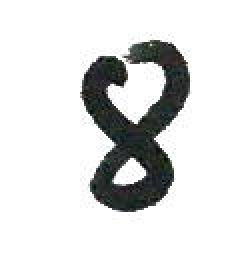
#> input picture 5. Base Model/dataset/8_1.jpg, 119 x 133 px, found by its file name (shown 2 times larger)
$ jupyter execute --allow-errors 'Code Experiments.ipynb'   (shell and % lines are left out)
#> lines starting #> are read from the running program, lines starting #| are printed output that depends on the picture
### 4. Dataset/dataPrep.py
#!/usr/bin/env python3
# -*- coding: utf-8 -*-
"""
Created on Thu Mar 26 15:04:49 2020

@author: befrenz
"""
# Python Standard Libraries for importing data from binary file
import os.path #for accessing the file path
import struct  #for unpacking the binary data

#core packages
import numpy as np
import matplotlib.pyplot as plt

#-----------------------------------------------------------------------------------------------------------------
#data retriving
def retrive_data(dataset="training-set"):
    """
        Retrive MNIST dataset from  the binary file into numpy arrays

        Dataset Obtained From:
            - link -- http://yann.lecun.com/exdb/mnist/

        Dataset retrival code adapted from(but modified to our need making data retrival 6-8 times faster):
            - link -- https://www.cs.virginia.edu/~connelly/class/2015/large_scale/proj2/mnist_python

        Argument:
            - **dataset** -- type of dataset to be loaded. may be either 'training' or 'test'
        Returns:
            - **images** -- 3D array consisting of no. of examples, rows, columns of images
            - **labels** -- array  containing labels for each images
    """
    path = "dataset/"
    size = 60000

    #setting file path based on the dataset
    if dataset == "training-set":
        img_file_path = os.path.join(path, 'train-images-idx3-ubyte')
        lbl_file_path = os.path.join(path, 'train-labels-idx1-ubyte')
    elif dataset == "test-set":
        img_file_path = os.path.join(path, 't10k-images-idx3-ubyte')
        lbl_file_path = os.path.join(path, 't10k-labels-idx1-ubyte')
    else:
        raise ValueError("Dataset must be 'training-set' or 'test-set'")

    #retriving the data
    with open(lbl_file_path, 'rb') as flbl:
        _, size = struct.unpack(">II", flbl.read(8))
        labels = np.frombuffer(flbl.read(), dtype=np.int8).reshape(size,1)

    with open(img_file_path, 'rb') as fimg:
        _, _, rows, cols = struct.unpack(">IIII", fimg.read(16))
        images = np.frombuffer(fimg.read(),dtype=np.uint8).reshape(size, rows, cols)

    assert(images.shape == (size, rows, cols))
    assert(labels.shape == (size,1))

    return images, labels


#-----------------------------------------------------------------------------------------------------------------
#splitting the test set into dev and test set
# [66 lines left out: functions dev_test_split, sample_origDataset, not called in this run]
#-----------------------------------------------------------------------------------------------------------------

#loading the entire dataset
def load_dataset():
    """
        Retrive the dataset from file into training, dev and test sets.

        Returns:
            - **train_x_orig** --  training set images consisting of no. of examples, rows, columns of images, size(60000,28,28)
            - **train_y_orig** --  training set output consisting of image labels, size(60000,1)
            - **dev_x_orig**  -- dev set images of size (5000,28,28)
            - **dev_y_orig**  -- dev set labels of size (5000,1)
            - **test_x_orig** -- test set images of size (5000,28,28)
            - **test_y_orig** -- test set labels of size (5000,1)

    """
    #retriving data
    train_x_orig, train_y_orig = retrive_data(dataset="training-set")
    test_x_temp, test_y_temp = retrive_data(dataset="test-set")

    #Spliting the test set into dev and test set
    dev_x_orig,dev_y_orig,test_x_orig,test_y_orig = dev_test_split(test_x_temp, test_y_temp)

    return train_x_orig, train_y_orig, dev_x_orig,dev_y_orig,test_x_orig,test_y_orig

#-----------------------------------------------------------------------------------------------------------------

#loading sample dataset
# [157 lines left out: functions load_sample_dataset, visual_charts, visualize_dataset, flatten_input, normalize_input, not called in this run]

#-----------------------------------------------------------------------------------------------------------------
# incode the output labels into one-hot representation
def one_hot_encoding(y_orig,num_classes = 10):
    """
        Transform the output labels into the one-hot encoding representation

        Arguments:
            - **y_orig** -- raw labels loaded directly from the binary file
            - **num_classes** -- number of the classes based on which the transformation is to be made
        Returns:
            - **y_encoded** -- encoded ndarray of the labels with data elements of int type
    """
    #encoding the labels
    y_encoded = np.eye(num_classes)[y_orig.reshape(-1)].T


    assert(y_encoded.shape == (num_classes, y_orig.shape[1]))
    return y_encoded

#-----------------------------------------------------------------------------------------------------------------
#preparation of the entire dataset before training
# [31 lines left out: function prep_dataset, not called in this run]

#-----------------------------------------------------------------------------------------------------------------

### Code Experiments.ipynb
# Base Model

## Importing Necessary Dependencies

[cell 1]
# Python Standard Libraries for importing data from binary file
import os.path #for accessing the file path
import struct  #for unpacking the binary data

import time    #for calculating time

#core packages
import numpy as np
import matplotlib.pyplot as plt

#custom module
from dataPrep import load_dataset
from dataPrep import visualize_dataset
from dataPrep import prep_dataset


np.random.seed(1)

## Dataset Preparation

#> (a cell that did not finish here is left out)

#> (a cell that did not finish here is left out)

## Utility Functions

[cell 4]
def relu(Z):
    A = np.maximum(0.0,Z)

    cache = Z
    assert(A.shape == Z.shape)
    return A, cache

[cell 5]
Z = np.array([1,2,3,4])
A,cache = relu(Z)
print(A)

[cell 6]
# [9 lines left out: function relu_grad, not called in this run]

[cell 7]
def softmax(Z):
    shift = Z - np.max(Z) #Avoiding underflow or overflow errors due to floating point instability in softmax
    t = np.exp(shift)
#     t = np.exp(Z)
    A = np.divide(t,np.sum(t,axis = 0))

    cache = Z
    assert(A.shape == Z.shape)
    return A, cache

[cell 8]
# Z = np.array([5,2,-1,3]).reshape(4,1)
Z= np.array([1.0, 2.0, 3.0, 4.0, 1.0, 2.0, 3.0]).reshape(7,1)
print(Z.shape)
A,cache = softmax(Z)
print(A)

[cell 9]
def softmax_grad(dA,cache):
    Z = cache
    s = dA.reshape(-1,1)
#     dZ = np.diagflat(s) - np.dot(s,s.T)
    dZ = np.multiply(dA,(1-dA))
#     assert(dZ.shape == Z.shape)
    return dZ

[cell 10]
Z = np.array([[5],[2],[-1],[3]]).reshape(4,1)
Y = np.array([1,0,0,0]).reshape(4,1)
A,cache = softmax(Z)
print(A)
dA = A - Y
print(dA)
dZ = softmax_grad(dA,cache)
print(dZ)

## Deep Learning Model

### 1. Creating NN Architecture

[cell 11]
def init_layers():
    layers_dim = [784,32,16,10]
    return layers_dim

[cell 12]
layers_dim = init_layers()
print("Layer\t\tNodes")
print("======================")
for layer,node in enumerate(layers_dim):
    print(str(layer) + "\t\t" + str(node))

print("======================")

print("No. of Hidden Layers: " + str(len(layers_dim)-2))
print("Total No. of Layers: " + str(len(layers_dim)-1))

[cell 13]
def init_params(layers_dim):

    L = len(layers_dim)
    params = {}

    for l in range(1,L):
        params['W' + str(l)] = np.random.randn(layers_dim[l],layers_dim[l-1]) *0.01
        params['b' + str(l)] = np.zeros((layers_dim[l],1))

        assert(params['W' + str(l)].shape == (layers_dim[l],layers_dim[l-1]))
        assert(params['b' + str(l)].shape == (layers_dim[l],1))
    return params

[cell 14]
parameters = init_params(layers_dim)
print("Layer\tWeight\t\tBias")
print("================================")
for l in range(1,len(layers_dim)):
    print(str(l) +"\t" + str(parameters['W'+str(l)].shape) +"\t"+ str(parameters['b'+str(l)].shape))
    print()
print("Total Connections: "+ str(784*16*16*10))

[cell 15]
def init_hyperParams(alpha = 0.01,ite = 5000):
    hyperParams = {}
    hyperParams['learning_rate'] = alpha
    hyperParams['num_iterations'] = ite


    return hyperParams

[cell 16]
hyperParams = init_hyperParams(alpha = 0.01,ite = 1000)
print("Learning Rate:\t"+ str(hyperParams['learning_rate']))
print("Epoch:\t"+ str(hyperParams['num_iterations']))

### 2. Forward Propogation

[cell 17]
def forward_sum(A,W,b):

    Z = np.dot(W,A) + b

    cache = (A,W,b)
    assert(Z.shape == (W.shape[0],Z.shape[1]))

    return Z, cache

[cell 18]
def forward_activation(A,W,b,activation):

    if activation == 'relu':
        Z, sum_cache = forward_sum(A,W,b)
        A, activation_cache = relu(Z)

    if activation == 'softmax':
        Z, sum_cache = forward_sum(A,W,b)
        A, activation_cache = softmax(Z)

    cache = (sum_cache,activation_cache)
    assert(A.shape == Z.shape)

    return A, cache

[cell 19]
np.random.seed(2)
X = np.random.randn(3,2)
W = np.random.randn(1,3)
b = np.random.randn(1,1)
A, linear_activation_cache = forward_activation(X, W, b, activation = "softmax")
print("With softmax: A = " + str(A))

A, linear_activation_cache = forward_activation(X, W, b, activation = "relu")
print("With ReLU: A = " + str(A))

[cell 20]
def forward_prop(X,parameters):
    caches = []
    A = X
    L = len(parameters) // 2
    for l in range(1, L):
        A_prev = A
        A, cache = forward_activation(A_prev,parameters['W' + str(l)],parameters['b' + str(l)],activation='relu')
        caches.append(cache)

    AL, cache = forward_activation(A,parameters['W' + str(L)],parameters['b' + str(L)],activation='softmax')
    caches.append(cache)

    assert(AL.shape == (10,X.shape[1]))

    return AL,caches

#> (a cell that did not finish here is left out)

### 3. Cost Function

[cell 22]
def compute_cost(AL,Y):
    m = Y.shape[1]

#     cost = (1./m) * np.sum(-np.dot(Y,np.log(AL).T))
    cost = -(1./m) * np.sum(np.sum(np.multiply(Y,np.log(AL)), axis = 0,keepdims=True))


    cost = np.squeeze(cost)      # Making sure your cost's shape is not returned as ndarray
    assert(cost.shape == ())

    return cost

#> (a cell that did not finish here is left out)

[cell 24]
Y = np.array([[0,1,0,0],[1,0,0,0]]).reshape(4,2)
AL = np.array([[0.1,0.7,0.1,0.1],[0.6,0.2,0.1,0.1]]).reshape(4,2)
cost = compute_cost(AL,Y)
print(cost)

### 4. Backward Propagation

[cell 25]
# [15 lines left out: function backward_grad, not called in this run]

[cell 26]
# [12 lines left out: function backward_activation, not called in this run]

[cell 27]
# [19 lines left out: function backward_prop, not called in this run]

### 5. Update Parameters

[cell 28]
# [6 lines left out: function update_parameters, not called in this run]

### 6.  Prediction

[cell 29]
def predict(X,y,parameters):
    m = y.shape[1]
    n = len(parameters) // 2 # number of layers in the neural network
    p = np.zeros((1,m))

    probas, caches = forward_prop(X, parameters)

    assert(probas.shape == y.shape)

    predicted_labels = np.argmax(probas,axis=0).reshape(1,probas.shape[1])
    predicted_prob = np.max(probas,axis = 0).reshape(1,m)

    Y = np.argmax(y,axis=0).reshape(1,y.shape[1])


    #print results
    true_prediction = np.equal(predicted_labels,Y)
#     print(true_prediction.shape)

    num_correct_labels = np.sum(true_prediction)
    num_incorrect_labels = m - num_correct_labels
    accuracy = num_correct_labels/m
# [4 lines of commented-out code are left out]

    return predicted_labels, predicted_prob, accuracy

[cell 30]
# [20 lines left out: function visualize_results, not called in this run]

### 7. Train Model

[cell 31]
# [38 lines left out: function train, not called in this run]

### Running Model

[cell 32]
hyperParams = init_hyperParams(alpha = 0.1,ite = 3000)
layers_dim = init_layers()
#> (the rest of this cell did not finish here and is left out)

#> (a cell that did not finish here is left out)

#> (a cell that did not finish here is left out)

#> (a cell that did not finish here is left out)

[cell 36]
# [21 lines left out: function visualize_prediction, not called in this run]

#> (a cell that did not finish here is left out)

### Predicting Real Time images

[cell 38]
from PIL import Image
from dataPrep import one_hot_encoding

[cell 39]
image_name = "8_1.jpg"
label = np.array([8]).reshape(1,1)

fname = "dataset/" + image_name

# image_data = np.asarray(plt.imread(fname))
image_data = 255- np.asarray(Image.open(fname).convert('L').resize((28,28)))
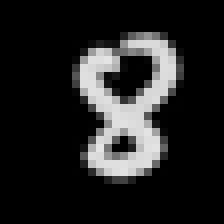
#> image_data: shape (28, 28) (shown 8 times larger); min 0, max 229, mean 34.3
# print(image_data)
image_flattened = image_data.reshape(image_data.shape[0]*image_data.shape[1],-1)
#> image_flattened = 784 values, max 229 at index 516, min 0 at index 0, mean 34.26
# print(image_flattened.shape)
image_norm =(image_flattened/255.)
#> image_norm = 784 values, max 0.898 at index 516, min 0 at index 0, mean 0.134

label_encoded = one_hot_encoding(label)
# print(label_encoded)

pridected_label,pred_prob,acc = predict(image_norm, label_encoded, parameters)
#> in forward_prop, `A = X`: A has the same summary as image_norm outside forward_prop
#> after the loop in forward_prop, `for l in range(1, L):`: caches = 2 items
#> in forward_prop, `AL, cache = forward_activation(A,parameters['W' + str(L)],parameters['..`: AL = [0.1, 0.1, 0.1, 0.1, 0.1, 0.1, 0.1, 0.1, 0.1, 0.1]
#> in predict, `probas, caches = forward_prop(X, parameters)`: caches = 3 items
#> in predict, `predicted_labels = np.argmax(probas,axis=0).reshape(1,probas.shape[1])`: predicted_labels = [3]
#> in predict, `predicted_prob = np.max(probas,axis = 0).reshape(1,m)`: predicted_prob = [0.1]
#> in predict, `true_prediction = np.equal(predicted_labels,Y)`: true_prediction = [False]
#> in predict, `num_correct_labels = np.sum(true_prediction)`: num_correct_labels = 0
#> in predict, `num_incorrect_labels = m - num_correct_labels`: num_incorrect_labels = 1
#> in predict, `accuracy = num_correct_labels/m`: accuracy = 0
#> pridected_label = [3]; pred_prob = [0.1]; acc = 0

plt.title("True Label: "+ str(label.squeeze()))
plt.xlabel("Predicted: %d | With Prob: %.4f | Acc: %.1f"%(pridected_label.squeeze(), pred_prob.squeeze(),acc))
plt.imshow(image_data, interpolation ='nearest',cmap='Greys')


$ run again, with 5. Base Model/dataset/0_1.jpg copied over 5. Base Model/dataset/8_1.jpg
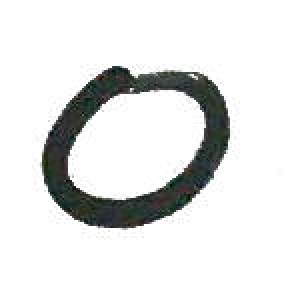
#> input picture 5. Base Model/dataset/0_1.jpg, 144 x 141 px, found by its file name (shown 2 times larger)
#> `image_data = 255- np.asarray(Image.open(fname).convert('L').resize((28..`:
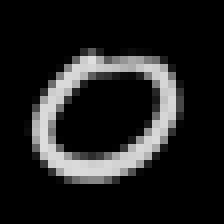
#> image_data: shape (28, 28) (shown 8 times larger); min 0, max 222, mean 31.3
#> image_flattened = 784 values, max 222 at index 207, min 0 at index 0, mean 31.27
#> image_norm = 784 values, max 0.871 at index 207, min 0 at index 0, mean 0.123
#> in forward_prop, `A = X`: A has the same summary as image_norm outside forward_prop
#> after the loop in forward_prop, `for l in range(1, L):`: caches = 2 items
#> AL = [0.1, 0.1, 0.1, 0.1, 0.1, 0.1, 0.1, 0.1, 0.1, 0.1]
#> in predict, `probas, caches = forward_prop(X, parameters)`: caches = 3 items
#> predicted_labels = [1]
#> predicted_prob = [0.1]
#> true_prediction = [False]
#> num_correct_labels = 0
#> num_incorrect_labels = 1
#> accuracy = 0
#> pridected_label = [1]; pred_prob = [0.1]; acc = 0

$ run again, with 5. Base Model/dataset/0_2.jpg copied over 5. Base Model/dataset/8_1.jpg
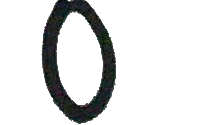
#> input picture 5. Base Model/dataset/0_2.jpg, 203 x 125 px, found by its file name
#> `image_data = 255- np.asarray(Image.open(fname).convert('L').resize((28..`:
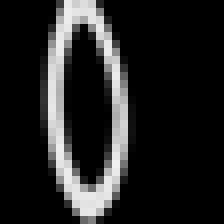
#> image_data: shape (28, 28) (shown 8 times larger); min 0, max 240, mean 34.5
#> image_flattened = 784 values, max 240 at index 574, min 0 at index 0, mean 34.54
#> image_norm = 784 values, max 0.941 at index 574, min 0 at index 0, mean 0.135
#> in forward_prop, `A = X`: A has the same summary as image_norm outside forward_prop
#> after the loop in forward_prop, `for l in range(1, L):`: caches = 2 items
#> AL = [0.1, 0.1, 0.1, 0.1, 0.1, 0.1, 0.1, 0.1, 0.1, 0.1]
#> in predict, `probas, caches = forward_prop(X, parameters)`: caches = 3 items
#> predicted_labels = [9]
#> predicted_prob = [0.1]
#> true_prediction = [False]
#> num_correct_labels = 0
#> num_incorrect_labels = 1
#> accuracy = 0
#> pridected_label = [9]; pred_prob = [0.1]; acc = 0

$ run again, with 5. Base Model/dataset/1_1.jpg copied over 5. Base Model/dataset/8_1.jpg
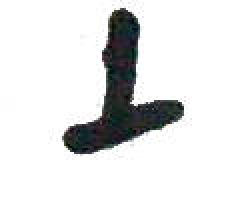
#> input picture 5. Base Model/dataset/1_1.jpg, 124 x 103 px, found by its file name (shown 2 times larger)
#> `image_data = 255- np.asarray(Image.open(fname).convert('L').resize((28..`:
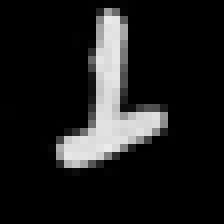
#> image_data: shape (28, 28) (shown 8 times larger); min 0, max 235, mean 28.2
#> image_flattened = 784 values, max 235 at index 517, min 0 at index 0, mean 28.18
#> image_norm = 784 values, max 0.922 at index 517, min 0 at index 0, mean 0.11
#> in forward_prop, `A = X`: A has the same summary as image_norm outside forward_prop
#> after the loop in forward_prop, `for l in range(1, L):`: caches = 2 items
#> AL = [0.1, 0.1, 0.1, 0.1, 0.1, 0.1, 0.1, 0.1, 0.1, 0.1]
#> in predict, `probas, caches = forward_prop(X, parameters)`: caches = 3 items
#> predicted_labels = [9]
#> predicted_prob = [0.1]
#> true_prediction = [False]
#> num_correct_labels = 0
#> num_incorrect_labels = 1
#> accuracy = 0
#> pridected_label = [9]; pred_prob = [0.1]; acc = 0
